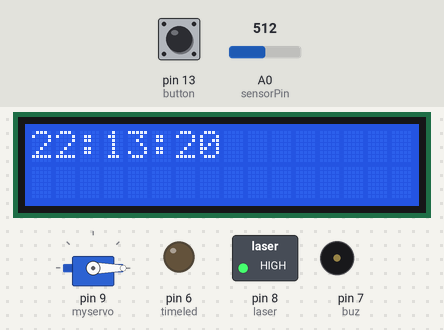
The sketch below on a simulated Arduino Uno, built with avr-gcc and run on an emulated ATmega328P. On the bench: 16×2 character LCD, servo, switched loads named in the sketch (green lamp = pin HIGH), output pins drawn as LEDs (lit = HIGH), buzzer (waves = sounding, pin HIGH). Inputs (shaded band) come from the test bench; at power-on: A0 (sensorPin) = 512, pin 13 (button) LOW. What the sketch prints to the serial monitor is not drawn.

Above: at 1.2 s.
1.3 s: A0 (sensorPin) set to 106
3.6 s: A0 (sensorPin) set to 90
At 5.9 s:
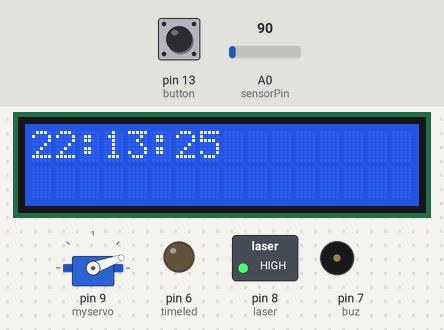
6.6 s: A0 (sensorPin) set to 110
At 9.1 s:
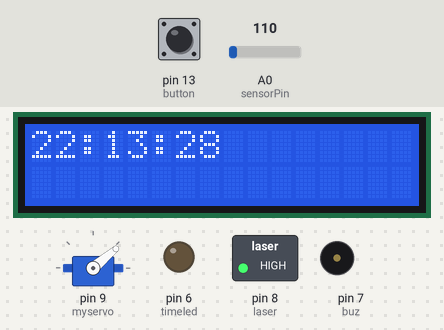
9.6 s: A0 (sensorPin) set to 0
At 11.9 s:
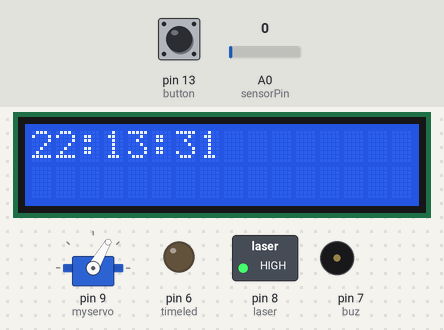
Timing chart, 0 to 22.4 s (numbered marks = the images above; inputs shaded):
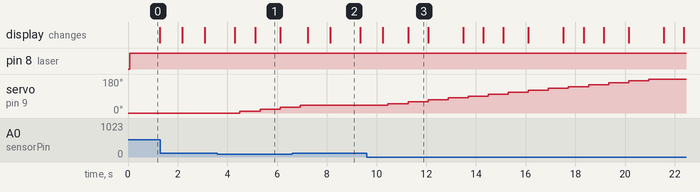

The sketch:

sketch_apr10a.ino
```cpp
// LCD

#include <LiquidCrystal.h>
// initialize the library with the numbers of the interface pins
LiquidCrystal lcd(12, 11, 5, 4, 3, 2);

// time

#include "RTClib.h"
#include <Wire.h>         // this #include still required because the RTClib depends on it

RTC_Millis rtc;
// leds
int timeled = 6 ;


// buzzer

int buz = 7 ;

//Servo

#include <Servo.h>
Servo myservo;
int pos = 0;

//button

int button = 13 ;
int butVal = 0 ;

//sensor

int sensorPin = A0 ;
int sensorVal = 0 ;

//Ma3ad El Dawa

int h = 14 ;
int m = 2 ;
int s = 0 ;

// Laser

int laser = 8 ;

int flag = 1;

void setup() {
  Serial.begin(9600);
  //myservo.write(90);
  //LCD
  lcd.begin(16, 2);

  // time
  rtc.begin(DateTime(F(__DATE__), F(__TIME__)));

  //sensor
  pinMode(sensorPin, INPUT);

  //buzzer
  pinMode(buz, OUTPUT);

  //Servo
  myservo.attach(9);
  myservo.write(0);
  //Laser
  pinMode(laser , OUTPUT);

  //button
  pinMode(button , INPUT);
  digitalWrite(buz, LOW);
  pinMode(timeled , OUTPUT) ;
}

void loop() {
  //digitalWrite(buz , LOW);
  myservo.write(pos);
  //RTC output
  DateTime now = rtc.now();
  lcd.setCursor(0, 0);
  lcd.print(now.hour());
  lcd.print(":");
  lcd.print(now.minute());
  lcd.print(":");
  lcd.print(now.second());

 //sensor
 //delay(3000);
  sensorVal = analogRead(sensorPin);
  Serial.println(sensorVal);

  //laser
  digitalWrite(laser , HIGH);

  //push button
  butVal=digitalRead(button);
  Serial.println(butVal);

  //logic
  delay(300);
  if (now.hour() == h && now.minute()== m && now.second()<=6 && sensorVal >= 100) {
    Serial.print("1 condition ");
    digitalWrite(buz,HIGH);
    lcd.setCursor(0,1);
    lcd.print("Hands on X");
    // It`s the pill time
    // Patient should put his hand on the mark so that he could take his pill
  } else if(sensorVal < 100)
  {
    Serial.print("2 condition ");
    digitalWrite(buz, LOW);
    delay(300);
    myservo.attach(9);
    pos += 10;
    lcd.clear();
    DateTime now = rtc.now();
    lcd.setCursor(0, 0);
    lcd.print(now.hour());
    lcd.print(":");
    lcd.print(now.minute());
    lcd.print(":");
    lcd.print(now.second());
    delay(200);
  }
  if (now.hour() == h && now.minute()== m+1 && flag == 1) {
    Serial.print("3 condition ");
    digitalWrite(buz , HIGH);

    //lcd
    lcd.clear();
    lcd.setCursor(0,0);
    lcd.print("Push if You ");
    lcd.setCursor(0,1);
    lcd.print("Took your pill?");

    while(flag){
      Serial.print("button");
      Serial.println(butVal);
      butVal = digitalRead(button);

      if (butVal == 1 ) {
        lcd.clear();
        lcd.print("Get Well <3");
        digitalWrite(timeled,HIGH);
        digitalWrite(buz, LOW);
        delay(3000);
        lcd.clear() ;
        flag = 0;
        myservo.detach();
      }
    }
    digitalWrite(buz, LOW);
  }
}
```

Measured:
- the behaviour switches between 100 and 99 on A0 (sensorPin) (found by bisection; images 0 and 1)
- after the input at 3.6 s, servo on pin 9 (myservo): 0° → 10° after 0.90 s, → 20° 0.81 s later, → 30° 0.81 s later
- after the input at 6.6 s, servo on pin 9 (myservo): goes on until 6.9 s, then stays 40°
- after the input at 9.6 s, servo on pin 9 (myservo): moves from 40° to 180° over 10.5 s, starting after 0.86 s
- what the display in image 1 shows lasts 1.0 s, from 5.1 s to 6.1 s
- what the display in image 3 shows lasts 0.8 s, from 11.3 s to 12.1 s
